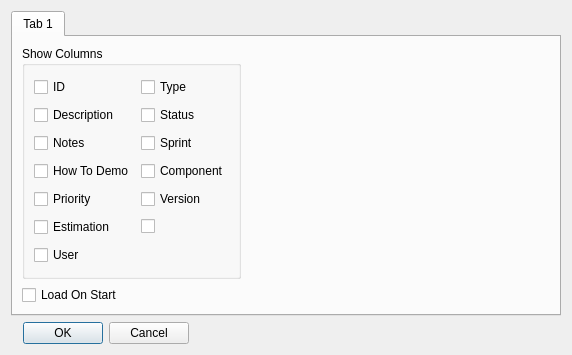
<?xml version="1.0" encoding="UTF-8"?>
<ui version="4.0">
 <class>SetupDialog</class>
 <widget class="QDialog" name="SetupDialog">
  <property name="windowModality">
   <enum>Qt::WindowModal</enum>
  </property>
  <property name="geometry">
   <rect>
    <x>0</x>
    <y>0</y>
    <width>572</width>
    <height>355</height>
   </rect>
  </property>
  <property name="sizePolicy">
   <sizepolicy hsizetype="Fixed" vsizetype="Fixed">
    <horstretch>0</horstretch>
    <verstretch>0</verstretch>
   </sizepolicy>
  </property>
  <property name="windowTitle">
   <string>Setup</string>
  </property>
  <property name="sizeGripEnabled">
   <bool>false</bool>
  </property>
  <property name="modal">
   <bool>true</bool>
  </property>
  <layout class="QGridLayout" name="gridLayout_2">
   <item row="0" column="0" colspan="3">
    <widget class="QTabWidget" name="tabWidget">
     <property name="locale">
      <locale language="English" country="UnitedStates"/>
     </property>
     <property name="currentIndex">
      <number>0</number>
     </property>
     <widget class="QWidget" name="tab">
      <attribute name="title">
       <string>Tab 1</string>
      </attribute>
      <layout class="QGridLayout" name="gridLayout_5">
       <item row="0" column="0">
        <widget class="QGroupBox" name="groupBox">
         <property name="title">
          <string>Show Columns</string>
         </property>
         <layout class="QGridLayout" name="gridLayout">
          <item row="0" column="0">
           <widget class="QCheckBox" name="checkBox_0">
            <property name="text">
             <string>ID</string>
            </property>
           </widget>
          </item>
          <item row="0" column="1">
           <widget class="QCheckBox" name="checkBox_7">
            <property name="text">
             <string>Type</string>
            </property>
           </widget>
          </item>
          <item row="1" column="0">
           <widget class="QCheckBox" name="checkBox_1">
            <property name="text">
             <string>Description</string>
            </property>
           </widget>
          </item>
          <item row="1" column="1">
           <widget class="QCheckBox" name="checkBox_8">
            <property name="text">
             <string>Status</string>
            </property>
           </widget>
          </item>
          <item row="2" column="0">
           <widget class="QCheckBox" name="checkBox_2">
            <property name="text">
             <string>Notes</string>
            </property>
           </widget>
          </item>
          <item row="2" column="1">
           <widget class="QCheckBox" name="checkBox_9">
            <property name="text">
             <string>Sprint</string>
            </property>
           </widget>
          </item>
          <item row="3" column="0">
           <widget class="QCheckBox" name="checkBox_3">
            <property name="text">
             <string>How To Demo</string>
            </property>
           </widget>
          </item>
          <item row="3" column="1">
           <widget class="QCheckBox" name="checkBox_10">
            <property name="text">
             <string>Component</string>
            </property>
           </widget>
          </item>
          <item row="4" column="0">
           <widget class="QCheckBox" name="checkBox_4">
            <property name="text">
             <string>Priority</string>
            </property>
           </widget>
          </item>
          <item row="4" column="1">
           <widget class="QCheckBox" name="checkBox_11">
            <property name="text">
             <string>Version</string>
            </property>
           </widget>
          </item>
          <item row="5" column="0">
           <widget class="QCheckBox" name="checkBox_5">
            <property name="text">
             <string>Estimation</string>
            </property>
           </widget>
          </item>
          <item row="5" column="1">
           <widget class="QCheckBox" name="checkBox_12">
            <property name="text">
             <string/>
            </property>
            <property name="icon">
             <iconset resource="images.qrc">
              <normaloff>:/images/printer.png</normaloff>:/images/printer.png</iconset>
            </property>
           </widget>
          </item>
          <item row="6" column="0">
           <widget class="QCheckBox" name="checkBox_6">
            <property name="text">
             <string>User</string>
            </property>
           </widget>
          </item>
         </layout>
        </widget>
       </item>
       <item row="0" column="1">
        <spacer name="horizontalSpacer_3">
         <property name="orientation">
          <enum>Qt::Horizontal</enum>
         </property>
         <property name="sizeHint" stdset="0">
          <size>
           <width>329</width>
           <height>20</height>
          </size>
         </property>
        </spacer>
       </item>
       <item row="1" column="0">
        <widget class="QCheckBox" name="loadOnStartCheckBox">
         <property name="text">
          <string>Load On Start</string>
         </property>
        </widget>
       </item>
      </layout>
     </widget>
    </widget>
   </item>
   <item row="1" column="2">
    <spacer name="horizontalSpacer_2">
     <property name="orientation">
      <enum>Qt::Horizontal</enum>
     </property>
     <property name="sizeHint" stdset="0">
      <size>
       <width>214</width>
       <height>20</height>
      </size>
     </property>
    </spacer>
   </item>
   <item row="1" column="0">
    <widget class="QDialogButtonBox" name="buttonBox">
     <property name="maximumSize">
      <size>
       <width>200</width>
       <height>16777215</height>
      </size>
     </property>
     <property name="locale">
      <locale language="English" country="UnitedStates"/>
     </property>
     <property name="orientation">
      <enum>Qt::Horizontal</enum>
     </property>
     <property name="standardButtons">
      <set>QDialogButtonBox::Cancel|QDialogButtonBox::Ok</set>
     </property>
     <property name="centerButtons">
      <bool>true</bool>
     </property>
    </widget>
   </item>
  </layout>
 </widget>
 <resources>
  <include location="images.qrc"/>
 </resources>
 <connections>
  <connection>
   <sender>buttonBox</sender>
   <signal>accepted()</signal>
   <receiver>SetupDialog</receiver>
   <slot>accept()</slot>
   <hints>
    <hint type="sourcelabel">
     <x>248</x>
     <y>254</y>
    </hint>
    <hint type="destinationlabel">
     <x>157</x>
     <y>274</y>
    </hint>
   </hints>
  </connection>
  <connection>
   <sender>buttonBox</sender>
   <signal>rejected()</signal>
   <receiver>SetupDialog</receiver>
   <slot>reject()</slot>
   <hints>
    <hint type="sourcelabel">
     <x>316</x>
     <y>260</y>
    </hint>
    <hint type="destinationlabel">
     <x>286</x>
     <y>274</y>
    </hint>
   </hints>
  </connection>
 </connections>
</ui>
